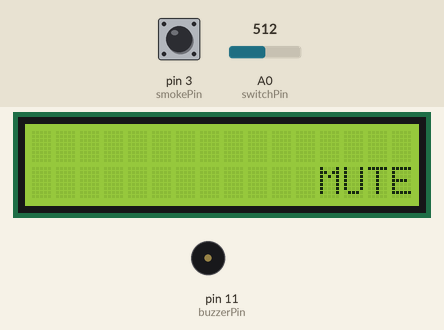
The sketch below on a simulated Arduino Uno, built with avr-gcc and run on an emulated ATmega328P. Parts: 16×2 character LCD, buzzer (waves = sounding). The test bench sets the inputs (shaded band); at power-on: pin 3 (smokePin) LOW, A0 (switchPin) = 512.

Above: at 1.2 s.
1.3 s: pin 3 (smokePin) pulled HIGH for 0.5 s
At 2.47 s:
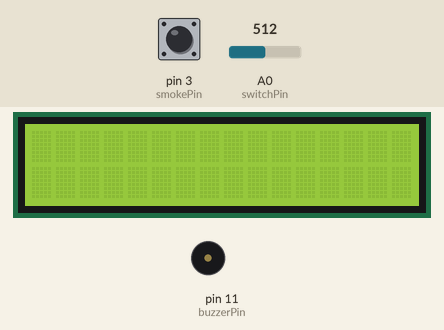
3.3 s: pin 3 (smokePin) pulled HIGH for 1 s
At 3.52 s:
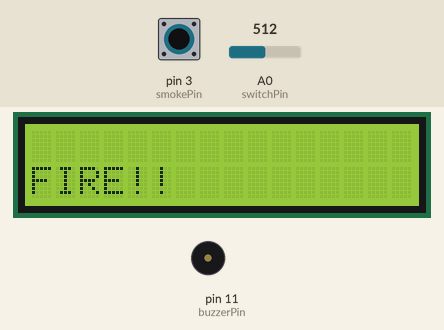
5.8 s: A0 (switchPin) set to 1010
7.3 s: A0 (switchPin) set to 990
At 7.58 s:
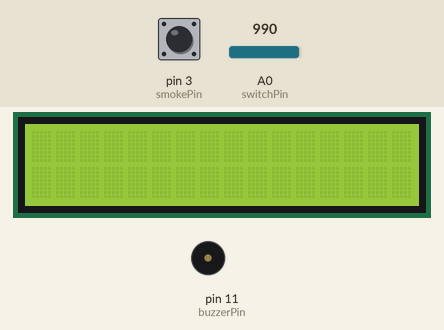
10.3 s: A0 (switchPin) set to 1008
Timing chart, 0 to 12.8 s (numbered marks = the images above; inputs shaded):
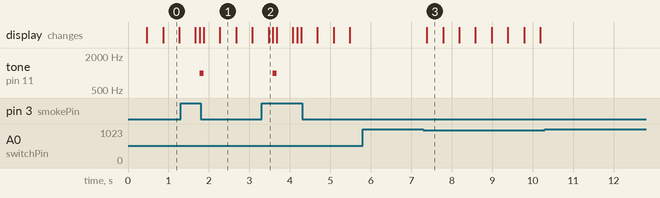

Measured:
- after the input at 1.3 s, tone on pin 11 (buzzerPin): silent → 1000 Hz after 0.47 s, → silent 0.10 s later; the display: first changes after 0.37 s (image 1 shows a later state)
- after the input at 3.3 s, tone on pin 11 (buzzerPin): silent → 1000 Hz after 0.27 s, → silent 0.10 s later; the display: changes after 0.17 s (image 2)
- after the input at 5.8 s, every drawn part: stays the same
- after the input at 7.3 s, the display: changes after 0.08 s (image 3)
- after the input at 10.3 s, every drawn part: stays the same
- what the display in image 0 shows lasts 0.4 s, from 0.9 s to 1.3 s

The sketch:

Project_11_Smoke_alarm.ino
```cpp
#include <LiquidCrystal.h>

const boolean project11 = true; // Fire Alarm

// Pin allocations
const int buzzerPin = 11;
const int backlightPin = 10;
const int switchPin = A0;
const int smokePin = 3;


//                RS,E,D4,D5,D6,D7
LiquidCrystal lcd(8, 9, 4, 5, 6, 7);

boolean mute = false;

void setup()
{
  // This because of a defect in common cheap LCD displays
  // backlight controlled by transistor D10 high can
  // burn out Arduino pin
  pinMode(backlightPin, INPUT);
  pinMode(smokePin, INPUT);
  lcd.begin(16, 2);
}

void loop()
{
  checkSmoke();

  if (analogRead(switchPin) < 1000) // any key pressed
  {
    mute = ! mute;
    if (mute)
    {
      noTone(buzzerPin);
      lcd.setCursor(12, 1);
      lcd.print("MUTE");
    }
    else
    {
      lcd.setCursor(12, 1);
      lcd.print("    ");
    }
    delay(300);
  }
  delay(100);
}

void alarm(char message[])
{
  lcd.setCursor(0, 1);
  lcd.print(message);
  delay(100);
  lcd.setCursor(0, 1);
  lcd.print("            ");
  if (!mute)
  {
    tone(buzzerPin, 1000);
  }
  delay(100);
}


void checkSmoke()
{
  if (digitalRead(smokePin))
  {
    alarm("FIRE!!");
  }
}
```
